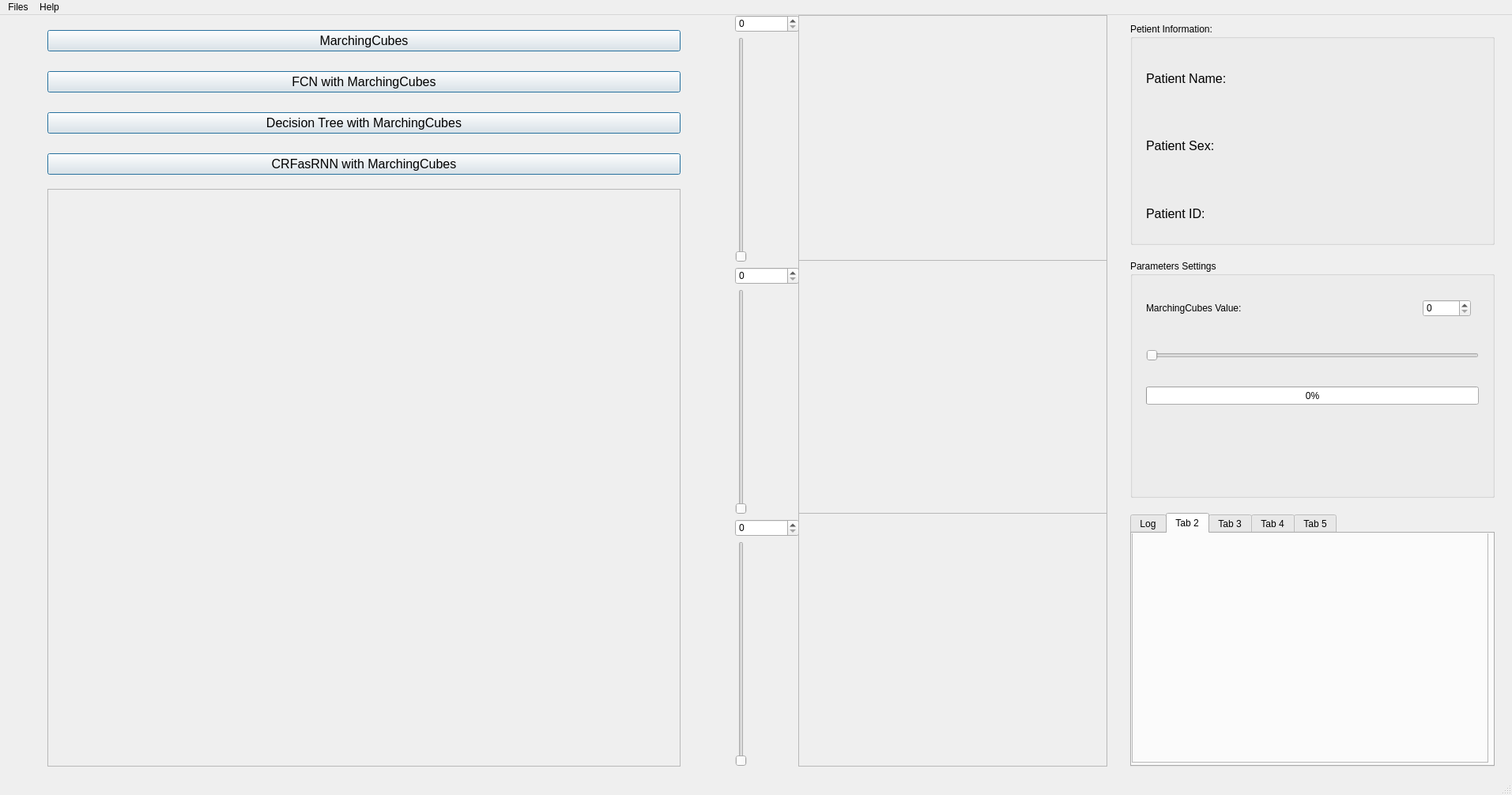
<?xml version="1.0" encoding="UTF-8"?>
<ui version="4.0">
 <class>MainWindow</class>
 <widget class="QMainWindow" name="MainWindow">
  <property name="geometry">
   <rect>
    <x>0</x>
    <y>0</y>
    <width>1913</width>
    <height>1006</height>
   </rect>
  </property>
  <property name="windowTitle">
   <string>Surgery Guiding</string>
  </property>
  <property name="windowIcon">
   <iconset>
    <normaloff>../../test.jpg</normaloff>../../test.jpg</iconset>
  </property>
  <property name="styleSheet">
   <string notr="true">QPushButton::hover {
	background-color: gray;
	color: black;
};
QSlider{
border-color: #bcbcbc;
}</string>
  </property>
  <widget class="QWidget" name="centralwidget">
   <widget class="QWidget" name="gridLayoutWidget">
    <property name="geometry">
     <rect>
      <x>60</x>
      <y>220</y>
      <width>801</width>
      <height>731</height>
     </rect>
    </property>
    <layout class="QGridLayout" name="threeDimLayout">
     <item row="0" column="0">
      <widget class="QFrame" name="frame">
       <property name="styleSheet">
        <string notr="true"/>
       </property>
       <property name="frameShape">
        <enum>QFrame::StyledPanel</enum>
       </property>
       <property name="frameShadow">
        <enum>QFrame::Raised</enum>
       </property>
      </widget>
     </item>
    </layout>
   </widget>
   <widget class="QWidget" name="verticalLayoutWidget_2">
    <property name="geometry">
     <rect>
      <x>930</x>
      <y>0</y>
      <width>81</width>
      <height>951</height>
     </rect>
    </property>
    <layout class="QVBoxLayout" name="scrollLayout">
     <item>
      <widget class="QSpinBox" name="spinBox"/>
     </item>
     <item>
      <widget class="QSlider" name="slide1">
       <property name="styleSheet">
        <string notr="true">border-color: #bcbcbc;
</string>
       </property>
       <property name="orientation">
        <enum>Qt::Vertical</enum>
       </property>
      </widget>
     </item>
     <item>
      <widget class="QSpinBox" name="spinBox1"/>
     </item>
     <item>
      <widget class="QSlider" name="slide2">
       <property name="orientation">
        <enum>Qt::Vertical</enum>
       </property>
      </widget>
     </item>
     <item>
      <widget class="QSpinBox" name="spinBox2"/>
     </item>
     <item>
      <widget class="QSlider" name="slide3">
       <property name="orientation">
        <enum>Qt::Vertical</enum>
       </property>
      </widget>
     </item>
    </layout>
   </widget>
   <widget class="QWidget" name="verticalLayoutWidget_3">
    <property name="geometry">
     <rect>
      <x>60</x>
      <y>0</y>
      <width>801</width>
      <height>221</height>
     </rect>
    </property>
    <layout class="QVBoxLayout" name="verticalLayout">
     <item>
      <widget class="QPushButton" name="buttonMC">
       <property name="font">
        <font>
         <family>Arial</family>
         <pointsize>12</pointsize>
        </font>
       </property>
       <property name="autoFillBackground">
        <bool>false</bool>
       </property>
       <property name="styleSheet">
        <string notr="true"/>
       </property>
       <property name="text">
        <string>MarchingCubes</string>
       </property>
       <property name="default">
        <bool>true</bool>
       </property>
       <property name="flat">
        <bool>false</bool>
       </property>
      </widget>
     </item>
     <item>
      <widget class="QPushButton" name="buttonLevelset">
       <property name="font">
        <font>
         <family>Arial</family>
         <pointsize>12</pointsize>
        </font>
       </property>
       <property name="text">
        <string>FCN with MarchingCubes</string>
       </property>
       <property name="autoDefault">
        <bool>false</bool>
       </property>
       <property name="default">
        <bool>true</bool>
       </property>
      </widget>
     </item>
     <item>
      <widget class="QPushButton" name="buttonML">
       <property name="font">
        <font>
         <family>Arial</family>
         <pointsize>12</pointsize>
        </font>
       </property>
       <property name="text">
        <string>Decision Tree with MarchingCubes</string>
       </property>
       <property name="default">
        <bool>true</bool>
       </property>
      </widget>
     </item>
     <item>
      <widget class="QPushButton" name="buttonCRF">
       <property name="font">
        <font>
         <family>Arial</family>
         <pointsize>12</pointsize>
        </font>
       </property>
       <property name="text">
        <string>CRFasRNN with MarchingCubes</string>
       </property>
       <property name="autoDefault">
        <bool>false</bool>
       </property>
       <property name="default">
        <bool>true</bool>
       </property>
       <property name="flat">
        <bool>false</bool>
       </property>
      </widget>
     </item>
    </layout>
   </widget>
   <widget class="QWidget" name="verticalLayoutWidget_4">
    <property name="geometry">
     <rect>
      <x>1010</x>
      <y>0</y>
      <width>391</width>
      <height>311</height>
     </rect>
    </property>
    <layout class="QVBoxLayout" name="xyLayout">
     <item>
      <widget class="QFrame" name="frame_xy">
       <property name="styleSheet">
        <string notr="true"/>
       </property>
       <property name="frameShape">
        <enum>QFrame::StyledPanel</enum>
       </property>
       <property name="frameShadow">
        <enum>QFrame::Raised</enum>
       </property>
      </widget>
     </item>
    </layout>
   </widget>
   <widget class="QWidget" name="verticalLayoutWidget">
    <property name="geometry">
     <rect>
      <x>1010</x>
      <y>310</y>
      <width>391</width>
      <height>321</height>
     </rect>
    </property>
    <layout class="QVBoxLayout" name="yzLayout">
     <item>
      <widget class="QFrame" name="frame_yz">
       <property name="styleSheet">
        <string notr="true"/>
       </property>
       <property name="frameShape">
        <enum>QFrame::StyledPanel</enum>
       </property>
       <property name="frameShadow">
        <enum>QFrame::Raised</enum>
       </property>
      </widget>
     </item>
    </layout>
   </widget>
   <widget class="QWidget" name="verticalLayoutWidget_5">
    <property name="geometry">
     <rect>
      <x>1010</x>
      <y>630</y>
      <width>391</width>
      <height>321</height>
     </rect>
    </property>
    <layout class="QVBoxLayout" name="xzLayout">
     <item>
      <widget class="QFrame" name="frame_xz">
       <property name="styleSheet">
        <string notr="true"/>
       </property>
       <property name="frameShape">
        <enum>QFrame::StyledPanel</enum>
       </property>
       <property name="frameShadow">
        <enum>QFrame::Raised</enum>
       </property>
      </widget>
     </item>
    </layout>
   </widget>
   <widget class="QWidget" name="verticalLayoutWidget_6">
    <property name="geometry">
     <rect>
      <x>1450</x>
      <y>40</y>
      <width>441</width>
      <height>251</height>
     </rect>
    </property>
    <layout class="QVBoxLayout" name="verticalLayout_2">
     <item>
      <widget class="QLabel" name="labelName">
       <property name="font">
        <font>
         <family>Arial</family>
         <pointsize>12</pointsize>
        </font>
       </property>
       <property name="text">
        <string>Patient Name:</string>
       </property>
      </widget>
     </item>
     <item>
      <widget class="QLabel" name="labelSex">
       <property name="font">
        <font>
         <family>Arial</family>
         <pointsize>12</pointsize>
        </font>
       </property>
       <property name="text">
        <string>Patient Sex:</string>
       </property>
      </widget>
     </item>
     <item>
      <widget class="QLabel" name="labelID">
       <property name="font">
        <font>
         <family>Arial</family>
         <pointsize>12</pointsize>
        </font>
       </property>
       <property name="text">
        <string>Patient ID:</string>
       </property>
      </widget>
     </item>
    </layout>
   </widget>
   <widget class="QGroupBox" name="groupBox">
    <property name="geometry">
     <rect>
      <x>1430</x>
      <y>310</y>
      <width>461</width>
      <height>301</height>
     </rect>
    </property>
    <property name="title">
     <string>Parameters Settings</string>
    </property>
    <widget class="QProgressBar" name="progressBar">
     <property name="geometry">
      <rect>
       <x>20</x>
       <y>160</y>
       <width>421</width>
       <height>23</height>
      </rect>
     </property>
     <property name="value">
      <number>0</number>
     </property>
     <property name="textVisible">
      <bool>true</bool>
     </property>
    </widget>
    <widget class="QSlider" name="mc_slide">
     <property name="geometry">
      <rect>
       <x>20</x>
       <y>110</y>
       <width>421</width>
       <height>22</height>
      </rect>
     </property>
     <property name="styleSheet">
      <string notr="true"/>
     </property>
     <property name="orientation">
      <enum>Qt::Horizontal</enum>
     </property>
    </widget>
    <widget class="QSpinBox" name="mc_spin">
     <property name="geometry">
      <rect>
       <x>370</x>
       <y>50</y>
       <width>61</width>
       <height>22</height>
      </rect>
     </property>
    </widget>
    <widget class="QLabel" name="label">
     <property name="geometry">
      <rect>
       <x>20</x>
       <y>50</y>
       <width>161</width>
       <height>21</height>
      </rect>
     </property>
     <property name="text">
      <string>MarchingCubes Value:</string>
     </property>
    </widget>
   </widget>
   <widget class="QGroupBox" name="groupBox_2">
    <property name="geometry">
     <rect>
      <x>1430</x>
      <y>10</y>
      <width>461</width>
      <height>281</height>
     </rect>
    </property>
    <property name="title">
     <string>Petient Information:</string>
    </property>
    <property name="flat">
     <bool>false</bool>
    </property>
    <property name="checkable">
     <bool>false</bool>
    </property>
   </widget>
   <widget class="QTabWidget" name="tabWidget">
    <property name="geometry">
     <rect>
      <x>1430</x>
      <y>630</y>
      <width>461</width>
      <height>321</height>
     </rect>
    </property>
    <property name="currentIndex">
     <number>1</number>
    </property>
    <widget class="QWidget" name="tab">
     <attribute name="title">
      <string>Log</string>
     </attribute>
     <widget class="QTextEdit" name="logging">
      <property name="geometry">
       <rect>
        <x>10</x>
        <y>10</y>
        <width>431</width>
        <height>271</height>
       </rect>
      </property>
      <property name="cursor" stdset="0">
       <cursorShape>IBeamCursor</cursorShape>
      </property>
      <property name="undoRedoEnabled">
       <bool>true</bool>
      </property>
      <property name="readOnly">
       <bool>false</bool>
      </property>
     </widget>
    </widget>
    <widget class="QWidget" name="tab_2">
     <attribute name="title">
      <string>Tab 2</string>
     </attribute>
     <widget class="QFrame" name="seg_frame">
      <property name="geometry">
       <rect>
        <x>0</x>
        <y>-1</y>
        <width>451</width>
        <height>291</height>
       </rect>
      </property>
      <property name="frameShape">
       <enum>QFrame::StyledPanel</enum>
      </property>
      <property name="frameShadow">
       <enum>QFrame::Raised</enum>
      </property>
     </widget>
    </widget>
    <widget class="QWidget" name="tab_3">
     <attribute name="title">
      <string>Tab 3</string>
     </attribute>
    </widget>
    <widget class="QWidget" name="tab_4">
     <attribute name="title">
      <string>Tab 4</string>
     </attribute>
    </widget>
    <widget class="QWidget" name="tab_5">
     <attribute name="title">
      <string>Tab 5</string>
     </attribute>
    </widget>
   </widget>
  </widget>
  <widget class="QMenuBar" name="menubar">
   <property name="geometry">
    <rect>
     <x>0</x>
     <y>0</y>
     <width>1913</width>
     <height>26</height>
    </rect>
   </property>
   <widget class="QMenu" name="menufiles">
    <property name="title">
     <string>Files</string>
    </property>
    <addaction name="actionOpen"/>
    <addaction name="actionRefresh"/>
    <addaction name="actionSave"/>
    <addaction name="action_save_mhd"/>
    <addaction name="actionExit"/>
   </widget>
   <widget class="QMenu" name="menuhelp">
    <property name="title">
     <string>Help</string>
    </property>
    <addaction name="actionAbout"/>
   </widget>
   <addaction name="menufiles"/>
   <addaction name="menuhelp"/>
  </widget>
  <widget class="QStatusBar" name="sb"/>
  <action name="actionOpen">
   <property name="text">
    <string>Open</string>
   </property>
  </action>
  <action name="actionAbout">
   <property name="text">
    <string>about</string>
   </property>
  </action>
  <action name="actionExit">
   <property name="text">
    <string>Exit</string>
   </property>
  </action>
  <action name="actionSave">
   <property name="text">
    <string>Save as STL</string>
   </property>
  </action>
  <action name="actionRefresh">
   <property name="text">
    <string>Refresh</string>
   </property>
  </action>
  <action name="action_save_mhd">
   <property name="text">
    <string>Save as MHD</string>
   </property>
  </action>
 </widget>
 <resources/>
 <connections/>
</ui>
